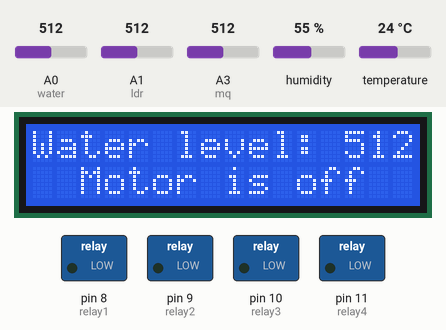
Recording of a sketch running on a simulated Arduino Uno, built with avr-gcc and run on an emulated ATmega328P. Parts: 16×2 character LCD, switched loads named in the sketch (green lamp = pin HIGH). Inputs (shaded band) come from the test bench; at power-on: temperature 24 °C, A1 (ldr) = 512, A0 (water) = 512, A3 (mq) = 512, humidity 55 %. What the sketch prints to the serial monitor is not drawn.

Above: at 4.2 s.
4.3 s: temperature set to 34 °C
At 7.1 s:
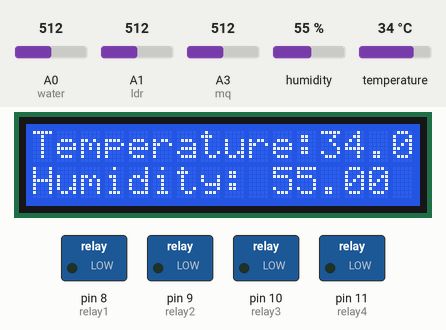
11.0 s: temperature set to 37 °C
At 15.8 s:
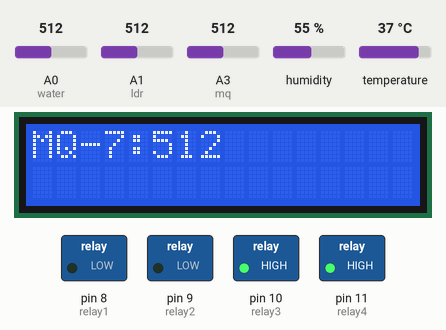
17.7 s: A1 (ldr) set to 592
At 19.3 s:
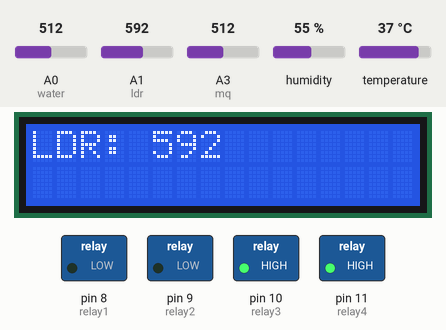
24.4 s: A1 (ldr) set to 611
At 30.9 s:
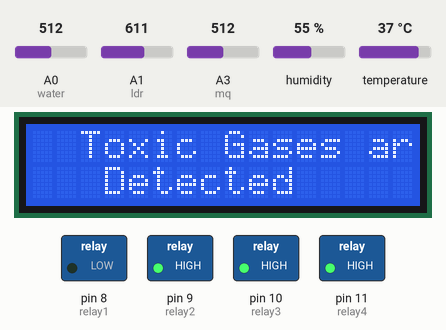
31.1 s: A0 (water) set to 55
At 32.0 s:
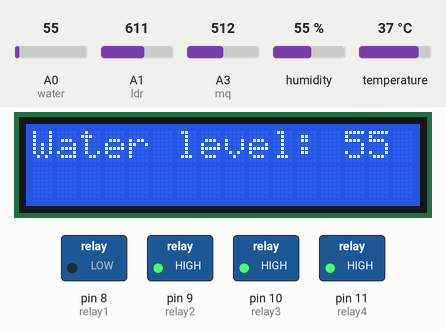
40.2 s: A0 (water) set to 45
At 49.2 s:
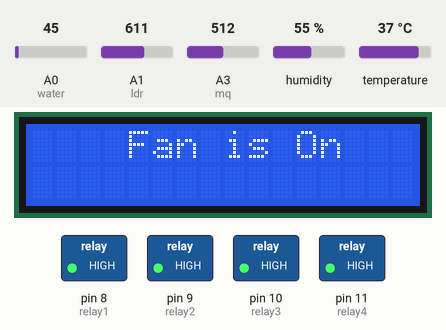
Timing chart, 0 to 49.8 s (numbered marks = the images above; inputs shaded):
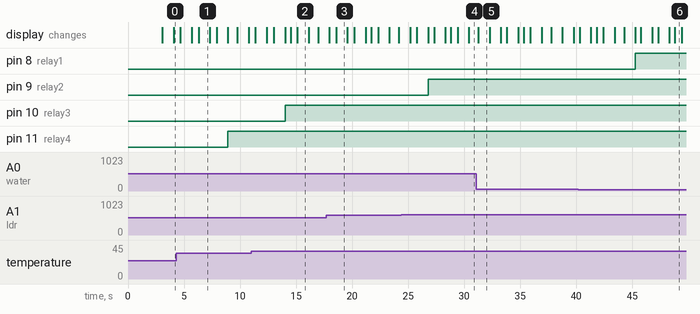

The sketch:

A_Novel_Smart_Sanitation.ino
```cpp
#include<LiquidCrystal.h>
#include<DHT.h>
#define DHT_TYPE DHT11
#define DHT_PIN A2
DHT dht(DHT_PIN,DHT_TYPE);
int relay3=10;
LiquidCrystal lcd(2,3,4,5,6,7);

int water=A0;
int val;
int relay1=8;

int ldr=A1;
int relay2=9;
int val1;

int val2;
int mq=A3;
int relay4=11;
void setup() {
  pinMode(relay1,OUTPUT);
  pinMode(relay2,OUTPUT);
  pinMode(relay3,OUTPUT);
  pinMode(relay4,OUTPUT);
  Serial.begin(9600);
  lcd.begin(16,2);
  dht.begin();
  project_name();
}

void loop() {
 lcd.clear();
 waterLevel();
 Ldr();
 Dht();
 Mq();

}
void project_name()
{
  lcd.setCursor(0,0);
  lcd.print(" A Novel Smart");
  lcd.setCursor(2,1);
  lcd.print("Sanitation");
  delay(3000);
}
void waterLevel()
{
 val=analogRead(water);
 Serial.print("Water-level:");
 Serial.println(val);
 lcd.setCursor(0,0);
 lcd.print("Water level:");
 lcd.setCursor(13,0);
 lcd.print(val);
 delay(1000);
 if(val<50)
 {
  digitalWrite(relay1,HIGH);
  lcd.setCursor(2,1);
  lcd.print("Motor is ON");
  delay(500);
 }
 else if(val>450)
 {
  digitalWrite(relay1,LOW);
  lcd.setCursor(2,1);
  lcd.print("Motor is off");
  delay(600);
 }
 lcd.clear();
}
void Ldr()
{
 val1=analogRead(ldr);
 Serial.print("ldr:");
 Serial.println(val1);
 lcd.setCursor(0,0);
 lcd.print("LDR:");
 lcd.setCursor(5,0);
 lcd.print(val1);
 delay(1000);
 if(val1>600)
 {
  digitalWrite(relay2,HIGH);
  lcd.setCursor(1,1);
  lcd.print("Ligths Are ON");
  delay(500);
 }
 else
 {
  digitalWrite(relay2,LOW);
  lcd.setCursor(1,1);
  lcd.print("Ligths Are OFF");
  delay(600);

 }
  lcd.clear();
}
void Dht()
{
  float temp=dht.readTemperature();
  float hum=dht.readHumidity();
  Serial.print("Temperature:");
  Serial.print(temp);
  Serial.println("c");
  Serial.print("Humidity:");
  Serial.println(hum);
  lcd.setCursor(0,0);
  lcd.print("Temperature:");
  lcd.setCursor(12,0);
  lcd.print(temp);
  lcd.setCursor(0,1);
  lcd.print("Humidity:");
  lcd.setCursor(10,1);
  lcd.print(hum);
  delay(1000);
  lcd.clear();

  if(temp>35)
  {
    digitalWrite(relay3,HIGH);
    delay(500);
    lcd.setCursor(4,0);
    lcd.print("Fan is On");
  }
  else
  {
    digitalWrite(relay3,LOW);
    lcd.print("Fan is off");
  }
  delay(600);
  lcd.clear();
}

void Mq()
{
  val2=analogRead(mq);
  Serial.print("MQ-7:");
  Serial.println(val2);
  lcd.setCursor(0,0);
  lcd.print("MQ-7:");
  lcd.setCursor(5,0);
  lcd.print(val2);
  delay(1000);
  if(val2>400)
  {
    lcd.clear();
    digitalWrite(relay4,HIGH);
    lcd.setCursor(0,0);
    lcd.print("  Toxic Gases are");
    lcd.setCursor(3,1);
    lcd.print("Detected");
    delay("1000");
  }
  lcd.clear();
}
```

Measured:
- the behaviour switches between 35 and 36 °C on temperature (found by bisection; images 1 and 2)
- the behaviour switches between 600 and 601 on A1 (ldr) (found by bisection; images 3 and 4)
- the behaviour switches between 50 and 49 on A0 (water) (found by bisection; images 5 and 6)
- after the input at 11.0 s, pin 10 (relay3): LOW → HIGH after 3.0 s
- after the input at 24.4 s, pin 9 (relay2): LOW → HIGH after 2.4 s
- after the input at 40.2 s, pin 8 (relay1): LOW → HIGH after 5.1 s
- what the display in image 1 shows lasts 1.0 s, from 6.3 s to 7.3 s
